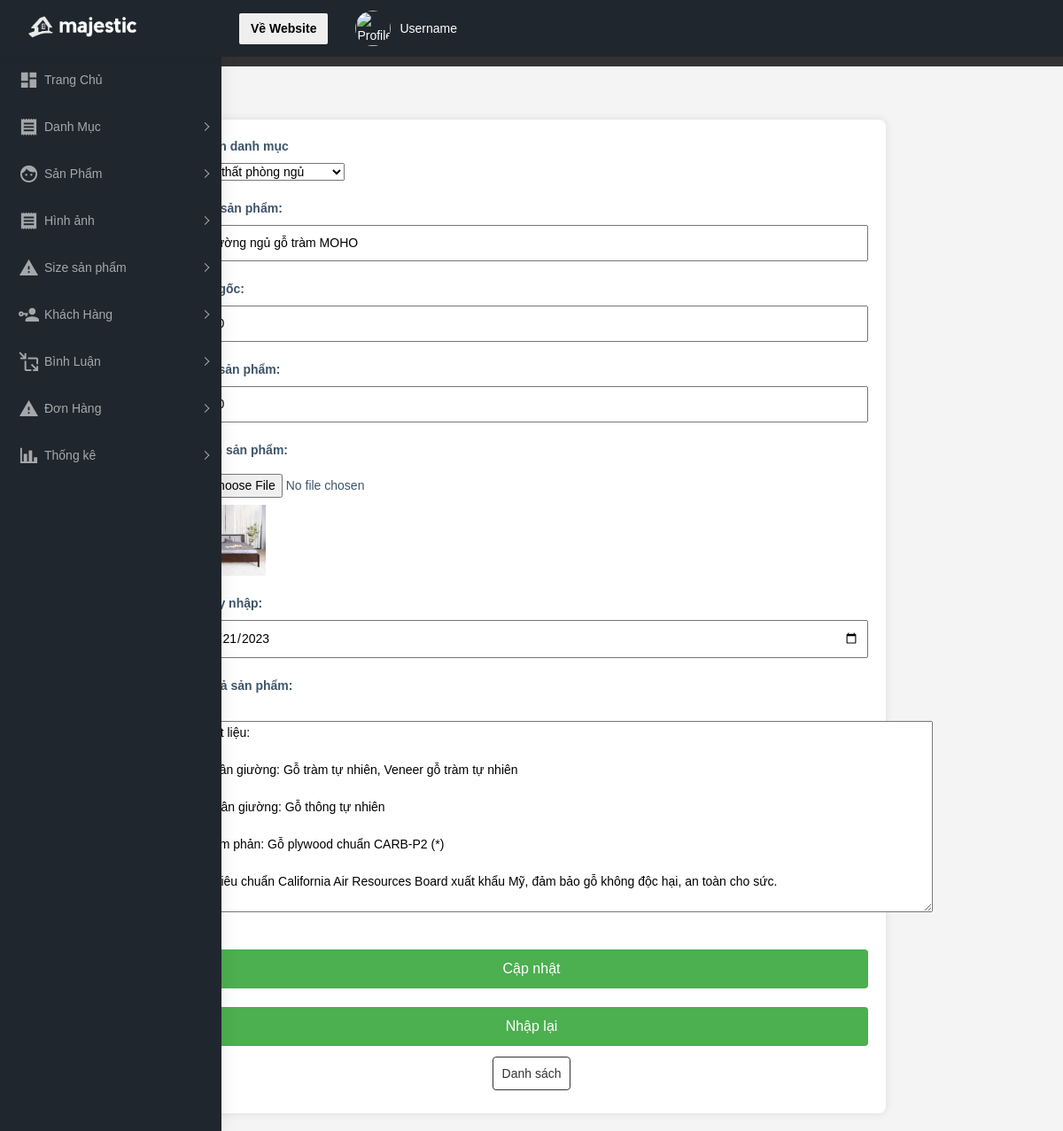
Page /admin/index.php?act=suasp&id=20 on the committed database.
### tables this page shows
CREATE TABLE `hang_hoa` (
  `id` int(10) NOT NULL,
  `name_sp` varchar(255) NOT NULL,
  `price_goc` double(10,2) NOT NULL,
  `price` double(10,2) NOT NULL,
  `img` varchar(255) DEFAULT NULL,
  `ngaynhap` date NOT NULL,
  `mota` varchar(1000) NOT NULL,
  `view` int(11) NOT NULL,
  `iddm` int(11) NOT NULL
);

CREATE TABLE `danh_muc` (
  `id` int(10) NOT NULL,
  `name_dm` varchar(255) NOT NULL
);

### model/pdo.php (called while the page is built, shortened)
<?php
function pdo_get_connection()
{
    $dburl = "mysql:host=localhost;dbname=duan1;charset=utf8";
    $username = 'root';
    $password = '';
    $conn = new PDO($dburl, $username, $password);
    $conn->setAttribute(PDO::ATTR_ERRMODE, PDO::ERRMODE_EXCEPTION);
    return $conn;
}
function pdo_query($sql)
{
    $sql_args = array_slice(func_get_args(), 1);
    try {
        $conn = pdo_get_connection();
        $stmt = $conn->prepare($sql);
        $stmt->execute($sql_args);
        $rows = $stmt->fetchAll();
        return $rows;
    } catch (PDOException $e) {
        throw $e;
    } finally {
        unset($conn);
    }
}
function pdo_query_one($sql)
{
    $sql_args = array_slice(func_get_args(), 1);
    try {
        $conn = pdo_get_connection();
        $stmt = $conn->prepare($sql);
        $stmt->execute($sql_args);
        $row = $stmt->fetch(PDO::FETCH_ASSOC);
        return $row;
    } catch (PDOException $e) {
        throw $e;
    } finally {
        unset($conn);
    }
}

### model/sanpham.php (called while the page is built, shortened)
<?php
function loadone_sanpham($id){
    $sql="select * from hang_hoa where id=".$id;
    $sp=pdo_query_one($sql);
    return $sp;
}
?>

### model/danhmuc.php (called while the page is built, shortened)
<?php
function loadall_danhmuc($kyw = "") {
    $sql = "SELECT * FROM danh_muc WHERE 1";
    $params = array();
    $sql .= " ORDER BY id DESC";
    $listdanhmuc = pdo_query($sql, ...$params);
    return $listdanhmuc;
}
?>

### admin/sanpham/updatesp.php (the view, shortened to what this page needs)
<?php
    if(is_array($sanpham)){
        extract($sanpham);
    }
    $hinhpath="../upload/".$img;
        if(is_file($hinhpath)){
        $hinh="<img src='".$hinhpath
            ."' height='80'>";
        }else {
            $hinh = "no photo";
        }
?>
<header>
        <h1>Thêm sản phẩm mới</h1>
    </header>
    <section>
        <form action="index.php?act=updatesp" method="post" enctype="multipart/form-data">
        <label for="se">Chọn danh mục</label>
        <select name="iddm">
                    <?php foreach($listdanhmuc as $danhmuc): ?>
                    <option value="<?php echo $danhmuc['id']; ?>"<?php echo ($sanpham['iddm'] == $danhmuc['id']) ? ' selected' : ''; ?>><?php echo $danhmuc['name_dm']; ?></option>
                    <?php endforeach; ?>
                </select>
        <br><br>
        <label for="ten-loai">Tên sản phẩm:</label>
        <input type="text" name="tensp" value="<?=$name_sp?>"><br><br>
        <label for="gia">Giá gốc:</label>
        <input type="number" name="giaspgoc" value="<?=$price_goc?>"><br><br>
        <label for="gia">Giá sản phẩm:</label>
        <input type="number" name="giasp" value="<?=$price?>"><br><br>
        <label for="hinh">Hình sản phẩm:</label>
        <input type="file" name="hinh"><?=$hinh?><br><br>
        <label for="ngaynhap">Ngày nhập:</label>
        <input type="date" name="ngaynhap" value="<?=$ngaynhap?>"><br><br>
        <label for="mota">Mô tả sản phẩm:</label><br>
        <textarea name="mota" cols="100" rows="10"><?=$mota?></textarea><br><br>
        <div class="actions"><br>
        <input type="submit" name="capnhat" value="Cập nhật"><br><br>
                <input type="reset" value="Nhập lại"><br><br>
            <a href="index.php?act=listsp">Danh sách</a>
        </div>
        </form>
    </section>

### admin/header.php (style rules this page uses)
section { margin-top: 60px; }
input[type="submit"] { padding: 10px 20px; background-color: #4caf50; color: white; border: none; border-radius: 4px; cursor: pointer; font-size: 16px; }
input[type="reset"] { padding: 10px 20px; background-color: #4caf50; color: white; border: none; border-radius: 4px; cursor: pointer; font-size: 16px; }

### rows in the picture
hang_hoa: iddm "Nội thất phòng ngủ", tensp "Giường ngủ gỗ tràm MOHO", giaspgoc "500", giasp "400", img (picture), ngaynhap "11/21/2023", mota "Chất liệu: - Thân giường: Gỗ tràm tự nhiên, Veneer gỗ tràm tự nhiên - Chân giường: Gỗ thông tự nhiên - Tấm phản: Gỗ plywood chuẩn CARB-P2 (*) (*) Tiêu chuẩn California Air Resources Board xuất khẩu Mỹ, đảm bảo gỗ không độc hại, an toàn cho sức."
